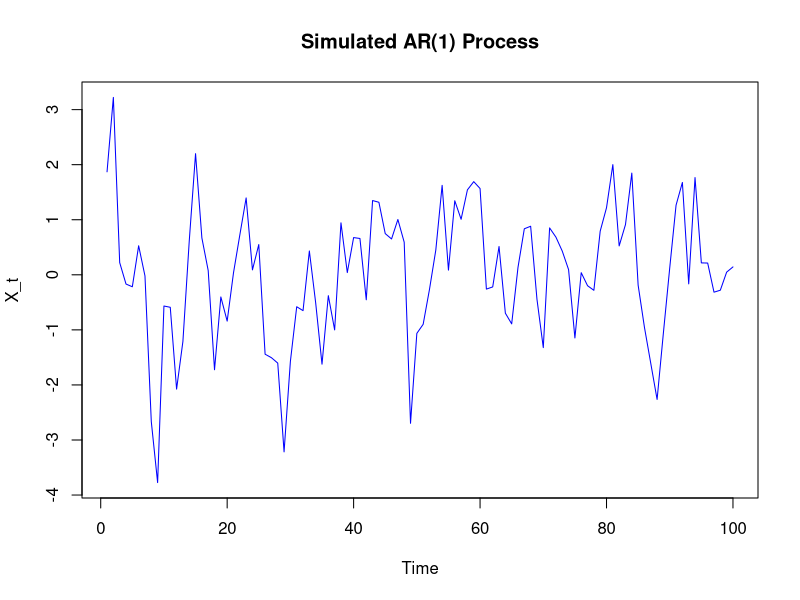
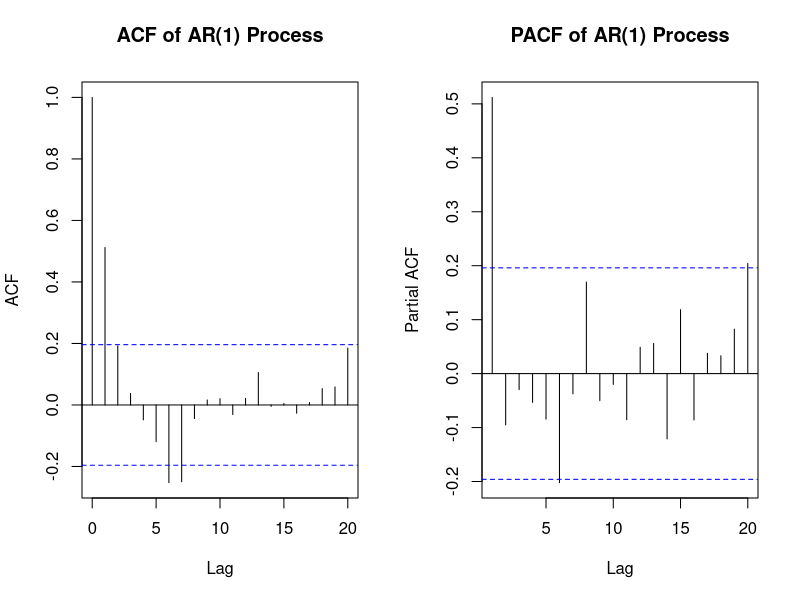
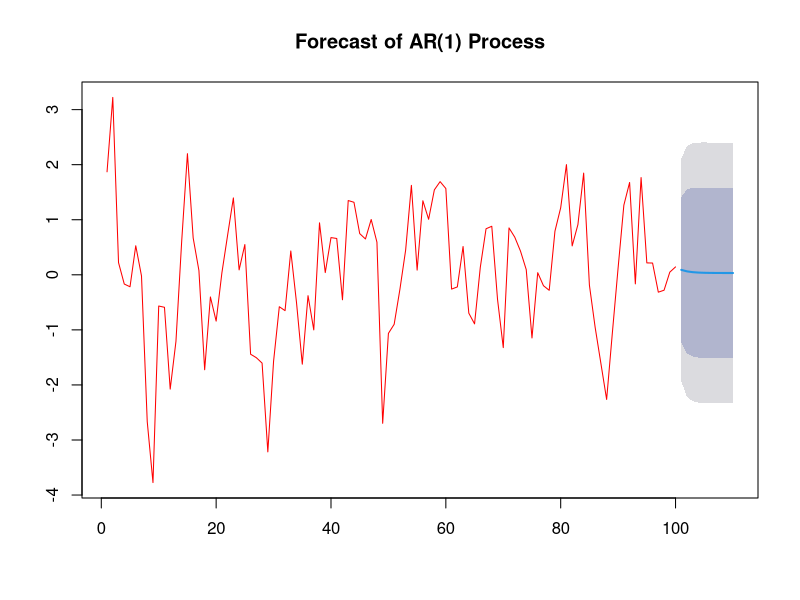
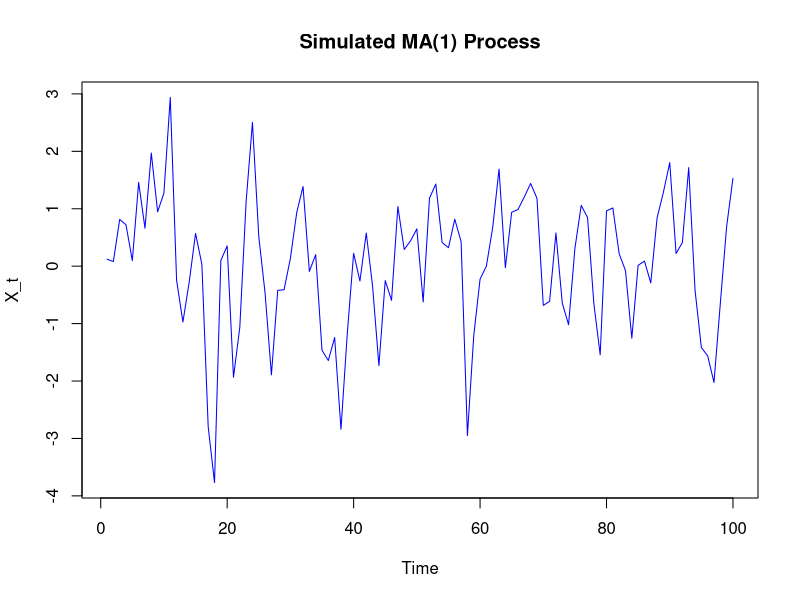
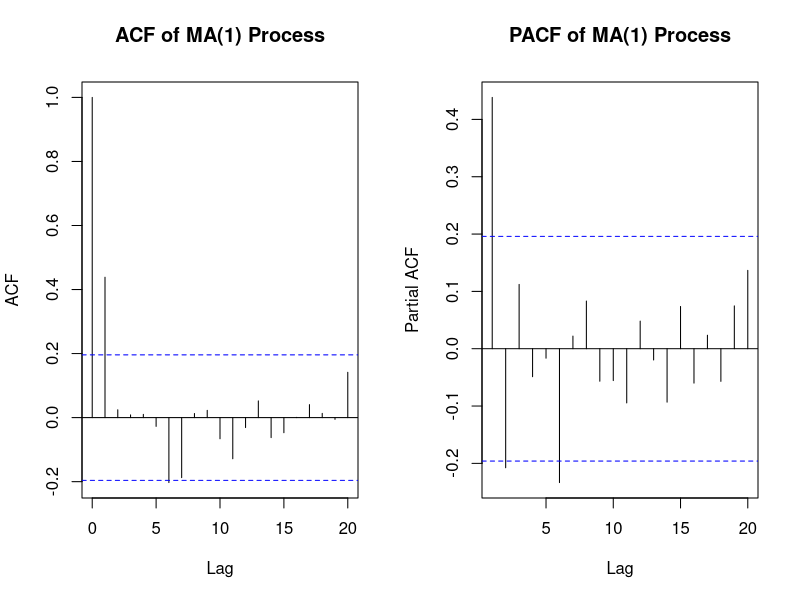
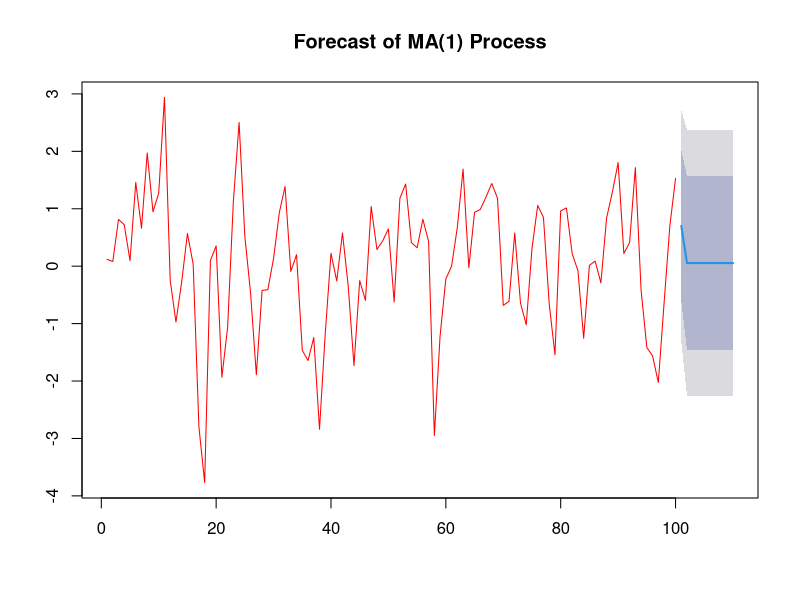
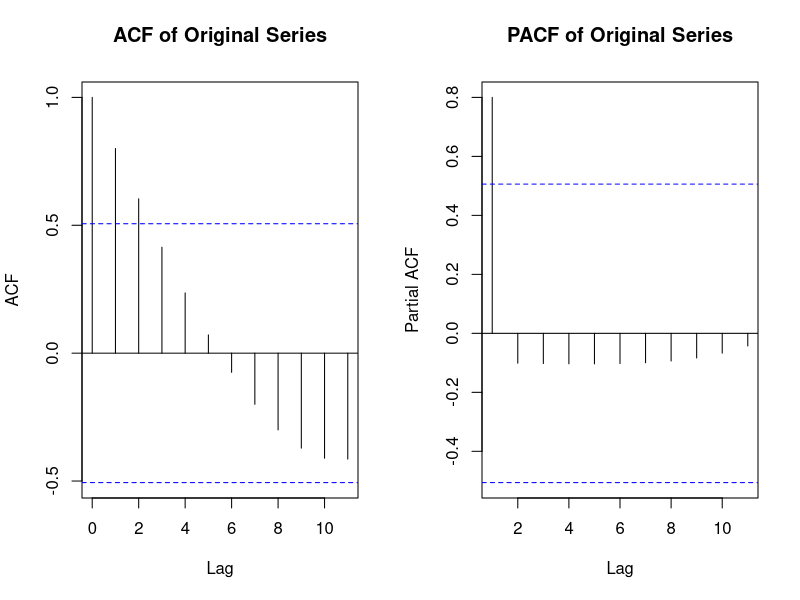

Write R code to recreate these figures, in order. (Note: this script raises an error after producing the figures.)
###AR process###

# Load necessary libraries
library(forecast)
library(tseries)
#Q-1))
# 1 (a) Simulate 100 observations from AR(1) process
set.seed(42)
n <- 100
phi <- 0.5
ar1_process <- arima.sim(model = list(ar = phi), n = n)



# 1 (b) Plot the time series
plot.ts(ar1_process, main = "Simulated AR(1) Process", ylab = "X_t", col = "blue")


# 1 (c) Estimate AR(1) parameter using arima function
ar1_fit <- arima(ar1_process, order = c(1, 0, 0))
phi_estimated <- ar1_fit$coef[1]
phi_estimated  # Print estimated phi


# 2 (i) Plot ACF and PACF of the series
par(mfrow = c(1, 2))  # Set up a 1x2 plotting grid
acf(ar1_process, main = "ACF of AR(1) Process")
pacf(ar1_process, main = "PACF of AR(1) Process")
par(mfrow = c(1, 1))  # Reset plotting grid


# 3 (i) Fit AR(1) or AR(2) model to the data
ar_fit <- arima(ar1_process, order = c(1, 0, 0))  # AR(1)
ar_fit_2 <- arima(ar1_process, order = c(2, 0, 0))  # AR(2)

# 3 (ii) Forecast the next 10 observations and plot the forecast
forecasted_values <- forecast(ar_fit, h = 10)
plot(forecasted_values, main = "Forecast of AR(1) Process", col = "red")





###MA process###

# Load necessary libraries
library(forecast)
library(tseries)

# 1 (a) Simulate 100 observations from MA(1) process
set.seed(42)
n <- 100
theta <- 0.5
ma1_process <- arima.sim(model = list(ma = theta), n = n)

# 1 (b) Plot the time series
plot.ts(ma1_process, main = "Simulated MA(1) Process", ylab = "X_t", col = "blue")

# 1 (c) Estimate MA(1) parameter using arima function
ma1_fit <- arima(ma1_process, order = c(0, 0, 1))
theta_estimated <- ma1_fit$coef[1]
theta_estimated  # Print estimated theta

# 2 (i) Plot ACF and PACF of the series
par(mfrow = c(1, 2))  # Set up a 1x2 plotting grid
acf(ma1_process, main = "ACF of MA(1) Process")
pacf(ma1_process, main = "PACF of MA(1) Process")
par(mfrow = c(1, 1))  # Reset plotting grid

# 3 (i) Fit MA(1) or MA(2) model to the data
ma_fit <- arima(ma1_process, order = c(0, 0, 1))  # MA(1) model
ma_fit_2 <- arima(ma1_process, order = c(0, 0, 2))  # MA(2) model

# 3 (ii) Forecast the next 10 observations and plot the forecast
forecasted_values <- forecast(ma_fit, h = 10)
plot(forecasted_values, main = "Forecast of MA(1) Process", col = "red")





###ARMA2,2###

# Load necessary libraries
library(forecast)
library(tseries)

# Step 0: Set up the Data
data <- data.frame(
  Time = 1:15,
  Values = c(100, 110, 120, 130, 140, 150, 160, 170, 180, 190, 200, 210, 220, 230, 240)
)

# Convert the data to a time series object
ts_data <- ts(data$Values)

# Step 1: Plot the ACF and PACF
par(mfrow = c(1, 2))  # Plot ACF and PACF side by side
acf(ts_data, main = "ACF of Original Series")
pacf(ts_data, main = "PACF of Original Series")
par(mfrow = c(1, 1))  # Reset plotting layout

# Step 2: Perform Stationarity Test (ADF test)
adf_test <- adf.test(ts_data)
print(adf_test)

# Step 3: Fit an ARMA(2,2) Model to the original data
model_arma <- arima(ts_data, order = c(2, 0, 2))#pval>0.05 nonstationary
model_arma <- arima(ts_data, order = c(1, 0, 1))# so make it 1,0,1
summary(model_arma)


### COMMENT ###

# this data is non stationary thats why it will not fit in arima(2,2). To make this work first convert this data into stationary and then proceed

# Step 4: Check the Residual Diagnostics
checkresiduals(model_arma)

# Step 5: Forecast the Next 10 Values
forecasted_values <- forecast(model_arma, h = 10)

# Step 6: Plot the Original Time Series, Fitted Values, and Forecasted Values
plot(forecasted_values, main = "Original and Forecasted Values", 
     xlab = "Time", ylab = "Values", ylim = c(100, 300))
lines(ts_data, col = "blue", lwd = 2)  # Original values
lines(fitted(model_arma), col = "red", lwd = 2)  # Fitted values
legend("topleft", legend = c("Original", "Fitted", "Forecast"),
       col = c("blue", "red", "black"), lty = 1, bty = "n")






###ARMA1,1###

# Load necessary libraries
library(forecast)
library(tseries)

# Step 1: Set up the Data
data <- data.frame(
  Quarter = 1:12,
  Sales = c(500, 520, 540, 560, 580, 600, 620, 640, 660, 680, 700, 720)
)

# Convert the sales data to a time series object
ts_sales <- ts(data$Sales, start = 1, frequency = 1)

# Step 2: Plot ACF and PACF
par(mfrow = c(1, 2))  # Set up the plotting area
acf(ts_sales, main = "ACF of Sales Data")
pacf(ts_sales, main = "PACF of Sales Data")

# Step 3: Fit an ARMA(1,1) Model
model_arma <- arima(ts_sales, order = c(1, 0, 1))
summary(model_arma)

# Step 4: Check the Residual Diagnostics
checkresiduals(model_arma)

# Step 5: Forecast the Next 12 Values
forecasted_values <- forecast(model_arma, h = 12)

# Step 6: Plot the Original Time Series, Fitted Values, and Forecasted Values
plot(forecasted_values, main = "Original and Forecasted Sales Values", 
     xlab = "Quarter", ylab = "Sales", ylim = c(480, 800))
lines(ts_sales, col = "blue", lwd = 2)  # Original values
lines(fitted(model_arma), col = "red", lwd = 2)  # Fitted values
legend("topleft", legend = c("Original", "Fitted", "Forecast"),
       col = c("blue", "red", "black"), lty = 1, bty = "n")
